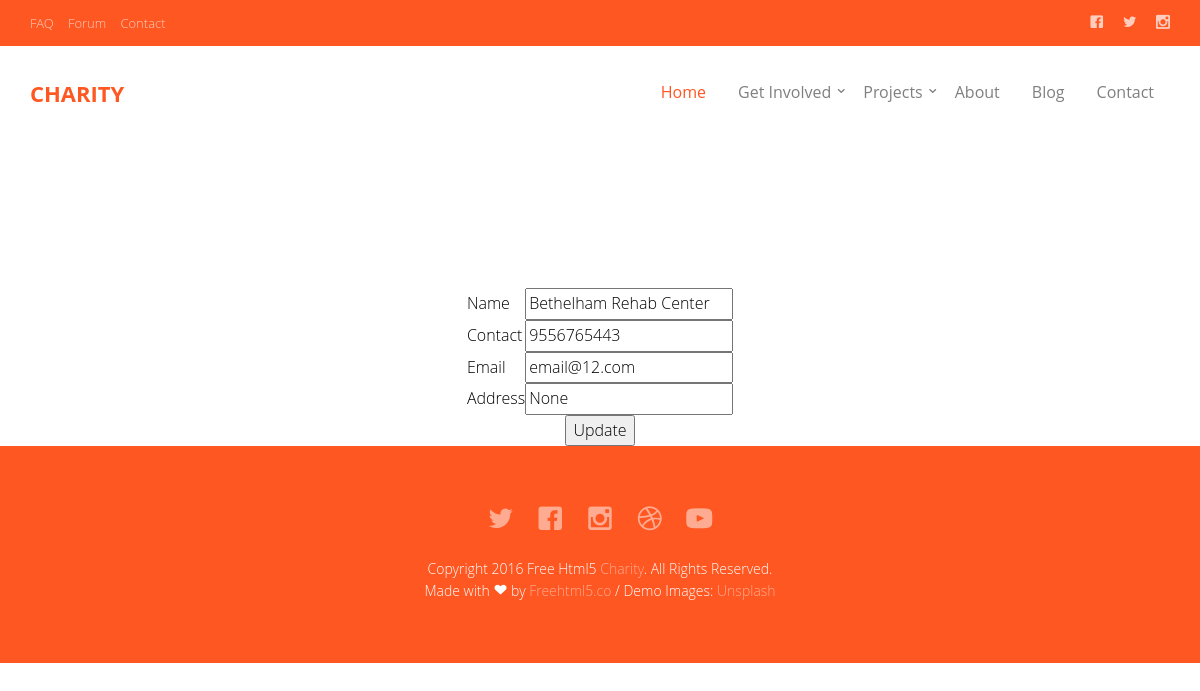
/Orphanage/editprofile/ (signed in), run on the app's committed database.
### Guest/models.py (models this page shows)
class tbl_orphanage(models.Model):
    orphanage_name=models.CharField(max_length=50)
    orphanage_contact=models.CharField(max_length=50)
    orphanage_email=models.CharField(max_length=50)
    orphanage_password=models.CharField(max_length=50)
    place = models.ForeignKey(tbl_place, on_delete=models.CASCADE)
    orphanage_photo = models.FileField(upload_to='Assets/UserPhoto/')
    orphanage_proof = models.FileField(upload_to='Assets/UserProof/')
    orphanage_status = models.IntegerField(default="0")
    orphanage_count = models.IntegerField(default="0",null=True)
    orphanage_address=models.CharField(max_length=50,null=True)

### Orphanage/views.py (the view)
# urls.py: path('editprofile/',views.editprofile,name="editprofile"),
def editprofile(request):
    prodata=tbl_orphanage.objects.get(id=request.session["oid"])
    if request.method=="POST":
        prodata.orphanage_name=request.POST.get('txtname')
        prodata.orphanage_contact=request.POST.get('txtcon')
        prodata.orphanage_email=request.POST.get('txtemail')
        prodata.orphanage_address=request.POST.get('txtaddress')
        prodata.save()
        return render(request,"orphanage/EditProfile.html",{'msg':"Profile Updated"})
    else:
        return render(request,"orphanage/EditProfile.html",{'prodata':prodata})

### Orphanage/Templates/Orphanage/EditProfile.html (shortened to what this page needs)
{% extends 'Orphanage/Header.html' %}
{% load static %}
{% block content %}
<!DOCTYPE html>
<html lang="en">
<head>
</head>
<body>
    <div class="container-fluid d-bg-image">
    <form action="" method="post">
        <div class="d-profile">
            <table class="d-card" style="color: black;" align="center" cellpadding="10px">
                <tr>
                    <td>Name</td>
                    <td><input type="text" class="textbox" name="txtname" id="" value="{{prodata.orphanage_name}}"></td>
                </tr>
                <tr>
                    <td>Contact</td>
                    <td><input type="text" name="txtcon" class="textbox" id="" value="{{prodata.orphanage_contact}}"></td>
                </tr>
                <tr>
                    <td>Email</td>
                    <td><input type="email" name="txtemail" class="textbox" id="" value="{{prodata.orphanage_email}}"></td>
                </tr>
                <tr>
                    <td>Address</td>
                    <td><input type="text" class="textbox" name="txtaddress" id="" value="{{prodata.orphanage_address}}"></td>
                </tr>
                <tr>
                    <td colspan="2" align="center"><input class="d-card-button" type="submit" value="Update" name="btnsub"></td>
                </tr>
            </table>
        </div>
    </form>
    </div>
</body>
</html>
{% endblock content %}

### Guest/static/Main/css/style.css (style rules this page uses)
body { font-family: "Open Sans", Arial, sans-serif; line-height: 1.6; font-size: 16px; background: #fff; color: #848484; font-weight: 300; overflow-x: hidden; }

### data on the page
tbl_orphanage: txtname "Bethelham Rehab Center", txtcon "9556765443", txtemail "email@12.com", txtaddress "None"
